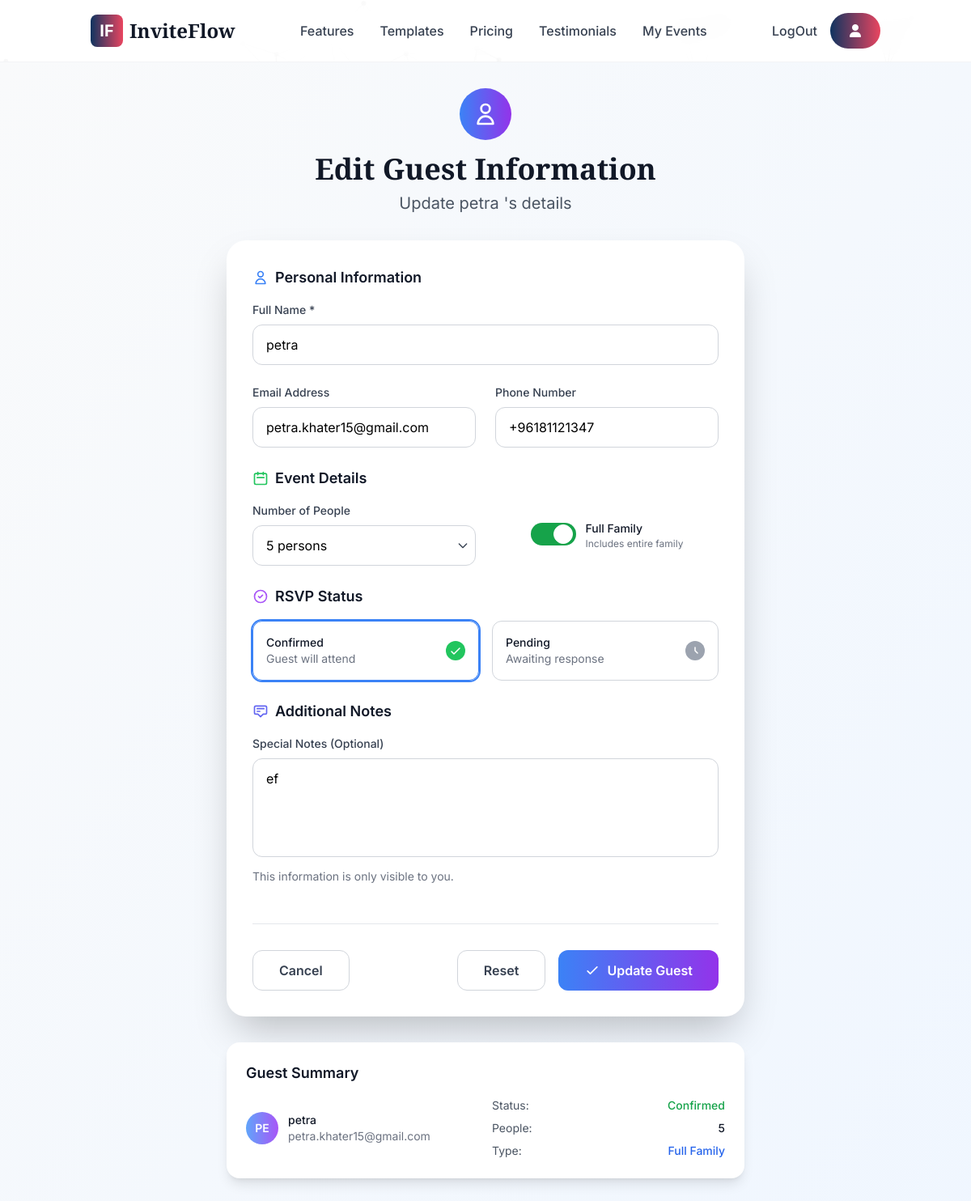
Screenshot of /invitation/34/guest/RziAalyBZa65xbufTiycQGo92ueSPuyFO1arSQxjB9VvkSqgME/edit/ (signed in) with the database file from the repository.
### invitation/models.py (models this page shows, shortened)
class Guest(models.Model):
    invitation = models.ForeignKey(Invitation, on_delete=models.CASCADE, related_name="guests")
    name = models.CharField(max_length=255)
    email = models.EmailField(blank=True, null=True)
    phone_number = PhoneNumberField(blank=True, null=True)
    person_count = models.PositiveIntegerField(default=1)
    full_family = models.BooleanField(default=False)
    rsvp = models.BooleanField(default=False)
    notes = models.TextField(blank=True, null=True)
    guest_secret_key = models.CharField(max_length=255,null=True,blank=True)
    class Meta:
        ordering = ['name']

### invitation/views.py (the view, shortened to what this page needs)
# urls.py: path('invitation/<int:invitation_id>/guest/<str:guest_key>/edit/',views.edit_guest,name="edit_guest"),
@active_or_not
def edit_guest(request, invitation_id, guest_key):
    invitation = get_object_or_404(Invitation, id=invitation_id)
    if request.user != invitation.invitation_owner:
        return HttpResponse('Permission denied', status=403)
    if not invitation.active:
        raise Http404("No MyModel matches the given query.")
    guest = get_object_or_404(Guest,invitation=invitation,guest_secret_key=guest_key)
    context = {
        'guest': guest,
        'invitation': invitation,
    }
    return render(request, 'invitation/guest_edit.html', context)

### template/invitation/guest_edit.html (shortened to what this page needs)
{% extends 'base.html' %}
{% load static %}
{% block content %}
<div id="particles-js" class="fixed inset-0 -z-10"></div>
<div class="min-h-screen bg-gradient-to-br from-gray-50 to-blue-50 py-8">
    <div class="max-w-2xl mx-auto px-4">
        <div class="text-center mb-8">
            <div class="inline-flex items-center justify-center w-16 h-16 bg-gradient-to-r from-blue-500 to-purple-600 rounded-full mb-4">
                <svg class="w-8 h-8 text-white" fill="none" stroke="currentColor" viewBox="0 0 24 24">
                    <path stroke-linecap="round" stroke-linejoin="round" stroke-width="2" d="M16 7a4 4 0 11-8 0 4 4 0 018 0zM12 14a7 7 0 00-7 7h14a7 7 0 00-7-7z"></path>
                </svg>
            </div>
            <h1 class="text-4xl font-elegant font-bold text-gray-900 mb-2">Edit Guest Information</h1>
            <p class="text-xl text-gray-600">Update {{ guest.name }}'s details</p>
        </div>
        <div class="bg-white rounded-3xl shadow-2xl p-8">
            <form method="post">
                <div class="space-y-6">
                    <div>
                        <h3 class="text-lg font-semibold text-gray-900 mb-4 flex items-center">
                            <svg class="w-5 h-5 text-blue-500 mr-2" fill="none" stroke="currentColor" viewBox="0 0 24 24">
                                <path stroke-linecap="round" stroke-linejoin="round" stroke-width="2" d="M16 7a4 4 0 11-8 0 4 4 0 018 0zM12 14a7 7 0 00-7 7h14a7 7 0 00-7-7z"></path>
                            </svg>
                            Personal Information
                        </h3>
                        <div class="mb-6">
                            <label class="block text-sm font-medium text-gray-700 mb-2">
                                Full Name *
                            </label>
                            <input type="text" name="name" value="{{ guest.name }}" required
                                   class="w-full px-4 py-3 border border-gray-300 rounded-xl focus:ring-2 focus:ring-blue-500 focus:border-transparent transition-all duration-200"
                                   placeholder="Enter guest's full name">
                        </div>
                        <div class="grid md:grid-cols-2 gap-6">
                            <div>
                                <label class="block text-sm font-medium text-gray-700 mb-2">
                                    Email Address
                                </label>
                                <input type="email" name="email" value="{{ guest.email|default:'' }}"
                                       class="w-full px-4 py-3 border border-gray-300 rounded-xl focus:ring-2 focus:ring-blue-500 focus:border-transparent transition-all duration-200"
                                       placeholder="email@example.com">
                            </div>
                            <div>
                                <label class="block text-sm font-medium text-gray-700 mb-2">
                                    Phone Number
                                </label>
                                <input type="tel" name="phone_number" value="{{ guest.phone_number|default:'' }}"
                                       class="w-full px-4 py-3 border border-gray-300 rounded-xl focus:ring-2 focus:ring-blue-500 focus:border-transparent transition-all duration-200"
                                       placeholder="+1 (555) 000-0000">
                            </div>
                        </div>
                    </div>
                    <div>
                        <h3 class="text-lg font-semibold text-gray-900 mb-4 flex items-center">
                            <svg class="w-5 h-5 text-green-500 mr-2" fill="none" stroke="currentColor" viewBox="0 0 24 24">
                                <path stroke-linecap="round" stroke-linejoin="round" stroke-width="2" d="M8 7V3m8 4V3m-9 8h10M5 21h14a2 2 0 002-2V7a2 2 0 00-2-2H5a2 2 0 00-2 2v12a2 2 0 002 2z"></path>
                            </svg>
                            Event Details
                        </h3>
                        <div class="grid md:grid-cols-2 gap-6">
                            <div>
                                <label class="block text-sm font-medium text-gray-700 mb-2">
                                    Number of People
                                </label>
                                <div class="relative">
                                    <select name="person_count"
                                            class="w-full px-4 py-3 border border-gray-300 rounded-xl focus:ring-2 focus:ring-green-500 focus:border-transparent transition-all duration-200 appearance-none bg-white">
                                        {% for i in "123456789"|make_list %}
                                        <option value="{{ forloop.counter }}" {% if guest.person_count == forloop.counter %}selected{% endif %}>
                                            {{ forloop.counter }} person{{ forloop.counter|pluralize }}
                                        </option>
                                        {% endfor %}
                                    </select>
                                    <div class="pointer-events-none absolute inset-y-0 right-0 flex items-center px-2 text-gray-700">
                                    </div>
                                </div>
                            </div>
                            <div class="flex items-center justify-center">
                                <label class="flex items-center space-x-3 cursor-pointer">
                                    <div class="relative">
                                        <div class="w-14 h-7 bg-gray-200 peer-focus:outline-none peer-focus:ring-4 peer-focus:ring-blue-300 rounded-full peer peer-checked:after:translate-x-full peer-checked:after:border-white after:content-[''] after:absolute after:top-0.5 after:left-[4px] after:bg-white after:border-gray-300 after:border after:rounded-full after:h-6 after:w-6 after:transition-all peer-checked:bg-green-600"></div>
                                    </div>
                                    <div>
                                        <span class="text-sm font-medium text-gray-900">Full Family</span>
                                        <p class="text-xs text-gray-500">Includes entire family</p>
                                    </div>
                                </label>
                            </div>
                        </div>
                    </div>
                    <div>
                        <h3 class="text-lg font-semibold text-gray-900 mb-4 flex items-center">
                            <svg class="w-5 h-5 text-purple-500 mr-2" fill="none" stroke="currentColor" viewBox="0 0 24 24">
                                <path stroke-linecap="round" stroke-linejoin="round" stroke-width="2" d="M9 12l2 2 4-4m6 2a9 9 0 11-18 0 9 9 0 0118 0z"></path>
                            </svg>
                            RSVP Status
                        </h3>
                        <div class="grid md:grid-cols-2 gap-4">
                            <label class="relative flex cursor-pointer rounded-xl border border-gray-300 p-4 focus:outline-none">
                                <div class="flex w-full items-center justify-between">
                                    <div class="flex items-center">
                                        <div class="text-sm">
                                            <span class="font-medium text-gray-900">Confirmed</span>
                                            <p class="text-gray-500">Guest will attend</p>
                                        </div>
                                    </div>
                                    <div class="shrink-0 text-white">
                                        <svg class="h-6 w-6 {% if guest.rsvp %}text-green-500{% else %}text-gray-400{% endif %}" viewBox="0 0 24 24" fill="none">
                                            <circle cx="12" cy="12" r="12" fill="currentColor"/>
                                            <path d="M7 13l3 3 7-7" stroke="#fff" stroke-width="1.5" stroke-linecap="round" stroke-linejoin="round"/>
                                        </svg>
                                    </div>
                                </div>
                            </label>
                            <label class="relative flex cursor-pointer rounded-xl border border-gray-300 p-4 focus:outline-none">
                                <div class="flex w-full items-center justify-between">
                                    <div class="flex items-center">
                                        <div class="text-sm">
                                            <span class="font-medium text-gray-900">Pending</span>
                                            <p class="text-gray-500">Awaiting response</p>
                                        </div>
                                    </div>
                                    <div class="shrink-0 text-white">
                                        <svg class="h-6 w-6 {% if not guest.rsvp %}text-orange-500{% else %}text-gray-400{% endif %}" viewBox="0 0 24 24" fill="none">
                                            <circle cx="12" cy="12" r="12" fill="currentColor"/>
                                            <path d="M12 8v4l3 3" stroke="#fff" stroke-width="1.5" stroke-linecap="round" stroke-linejoin="round"/>
                                        </svg>
                                    </div>
                                </div>
                            </label>
                        </div>
                    </div>
                    <div>
                        <h3 class="text-lg font-semibold text-gray-900 mb-4 flex items-center">
                            <svg class="w-5 h-5 text-indigo-500 mr-2" fill="none" stroke="currentColor" viewBox="0 0 24 24">
                                <path stroke-linecap="round" stroke-linejoin="round" stroke-width="2" d="M7 8h10M7 12h4m1 8l-4-4H5a2 2 0 01-2-2V6a2 2 0 012-2h14a2 2 0 012 2v8a2 2 0 01-2 2h-3l-4 4z"></path>
                            </svg>
                            Additional Notes
                        </h3>
                        <div>
                            <label class="block text-sm font-medium text-gray-700 mb-2">
                                Special Notes (Optional)
                            </label>
                            <textarea name="notes" rows="4"
                                      class="w-full px-4 py-3 border border-gray-300 rounded-xl focus:ring-2 focus:ring-indigo-500 focus:border-transparent transition-all duration-200 resize-none"
                                      placeholder="Any dietary restrictions, special requirements, or notes about this guest...">{{ guest.notes|default:'' }}</textarea>
                            <p class="text-sm text-gray-500 mt-2">This information is only visible to you.</p>
                        </div>
                    </div>
                </div>
                <div class="flex flex-col sm:flex-row justify-between items-center space-y-4 sm:space-y-0 sm:space-x-4 mt-12 pt-8 border-t border-gray-200">
                    <a href="{% url 'guest_management' invitation.id %}"
                       class="w-full sm:w-auto px-8 py-3 border border-gray-300 text-gray-700 rounded-xl font-semibold hover:border-gray-400 transition-colors duration-200 text-center">
                        Cancel
                    </a>
                    <div class="flex flex-col sm:flex-row space-y-4 sm:space-y-0 sm:space-x-4 w-full sm:w-auto">
                        <button type="button" onclick="resetForm()"
                                class="w-full sm:w-auto px-8 py-3 border border-gray-300 text-gray-700 rounded-xl font-semibold hover:border-gray-400 transition-colors duration-200">
                            Reset
                        </button>
                        <button type="submit"
                                class="w-full sm:w-auto px-8 py-3 bg-gradient-to-r from-blue-500 to-purple-600 text-white rounded-xl font-semibold hover:shadow-lg transform hover:scale-105 transition-all duration-200 flex items-center justify-center">
                            <svg class="w-5 h-5 mr-2" fill="none" stroke="currentColor" viewBox="0 0 24 24">
                                <path stroke-linecap="round" stroke-linejoin="round" stroke-width="2" d="M5 13l4 4L19 7"></path>
                            </svg>
                            Update Guest
                        </button>
                    </div>
                </div>
            </form>
        </div>
        <div class="mt-8 bg-white rounded-2xl shadow-lg p-6">
            <h3 class="text-lg font-semibold text-gray-900 mb-4">Guest Summary</h3>
            <div class="grid md:grid-cols-2 gap-4 text-sm">
                <div class="flex items-center space-x-3">
                    <div class="w-10 h-10 bg-gradient-to-r from-blue-400 to-purple-500 rounded-full flex items-center justify-center text-white font-semibold text-sm">
                        {{ guest.name|slice:":2"|upper }}
                    </div>
                    <div>
                        <p class="font-medium text-gray-900">{{ guest.name }}</p>
                        <p class="text-gray-500">{{ guest.email|default:"No email" }}</p>
                    </div>
                </div>
                <div class="space-y-2">
                    <div class="flex justify-between">
                        <span class="text-gray-600">Status:</span>
                        <span class="font-medium {% if guest.rsvp %}text-green-600{% else %}text-orange-600{% endif %}">
                            {% if guest.rsvp %}Confirmed{% else %}Pending{% endif %}
                        </span>
                    </div>
                    <div class="flex justify-between">
                        <span class="text-gray-600">People:</span>
                        <span class="font-medium text-gray-900">{{ guest.person_count }}</span>
                    </div>
                    {% if guest.full_family %}
                    <div class="flex justify-between">
                        <span class="text-gray-600">Type:</span>
                        <span class="font-medium text-blue-600">Full Family</span>
                    </div>
                    {% endif %}
                </div>
            </div>
        </div>
    </div>
</div>
{% endblock %}

### project/static/css/custom.css (style rules this page uses)
html { scroll-behavior: smooth; }

### template/base.html (style rules this page uses)
#particles-js { position: fixed; width: 100%; height: 100%; background-color: inherit; top: 0; left: 0; z-index: -2; }

### template/invitation/guest_edit.html (style rules this page uses)
* { transition-property: color, background-color, border-color, transform, opacity; transition-timing-function: cubic-bezier(0.4, 0, 0.2, 1); transition-duration: 200ms; }
#particles-js { position: fixed; width: 100%; height: 100%; background-color: inherit; top: 0; left: 0; z-index: -2; }

### rows the page displays
Guest: name "petra", email "petra.khater15@gmail.com", phone_number "+96181121347", person_count "5 persons", notes "ef", name "PE", person_count "5"
